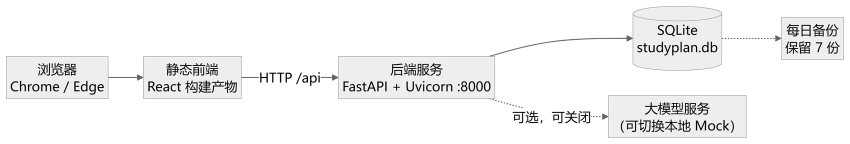
#> input picture docs/03_设计/figures/fig-2-1-deploy.png, 1700 x 288 px, found by its file name (shown at 1/2 size); the run also reads 1 picture not shown here
$ python build_design_figures.py
#> lines starting #> are read from the running program, lines starting #| are printed output that depends on the picture; after the words box and inside, x2 and y2 are one past the last pixel; in counts of white or black regions, pixels touching at a corner belong together
### scripts/build_figures.py
"""生成《软件需求说明书》所需的图表：Mermaid 源文件 + 界面原型 SVG，并栅格化为 PNG。

产物：
    docs/02_需求/figures/fig-x-y.png      插入文档用（约 1600px 宽）
    docs/02_需求/figures/src/fig-x-y.mmd  Mermaid 源文件（可编辑）
    docs/02_需求/figures/src/fig-x-y.svg  原型源文件（可编辑）

渲染方式：Edge headless 截图 → Pillow 去白边裁切。需要本机 Edge。
"""
import json
import os
import re
import subprocess
import sys
import tempfile
from pathlib import Path

from PIL import Image, ImageChops

ROOT = Path(__file__).resolve().parent.parent
FIG_DIR = ROOT / "docs" / "02_需求" / "figures"
SRC_DIR = FIG_DIR / "src"
TMP_DIR = ROOT / ".tmp_figures"

EDGE = r"C:\Program Files (x86)\Microsoft\Edge\Application\msedge.exe"
MERMAID_JS = "file:///D:/Gitproject/RJB_Demo/frontend/node_modules/mermaid/dist/mermaid.min.js"

TARGET_WIDTH = 1700
PAD = 24


# ----------------------------------------------------------------------
# 图源定义
# ----------------------------------------------------------------------
MERMAID_FIGURES = {
    "fig-2-1-context": {
        "skip": True,
        "window": (1800, 1800),
        "src": """flowchart TB
    ST["学生"]
    AD["课程管理员"]
    SYS["学径 StudyPath<br/>课程学习规划辅助系统"]
    LLM["大模型服务<br/>（可切换 Mock）"]

    ST -->|"目标 / 截止 / 可用时间"| SYS
    AD -->|"知识点 / 先修 / 资源"| SYS
    SYS -->|"计划 / 校验 / 进度"| ST
    SYS -->|"追问上下文"| LLM
    LLM -->|"自然语言答复"| SYS""",
    },
    "fig-3-1-function-tree": {
        "skip": True,
        "window": (2400, 2800),
        "src": """flowchart LR
    ROOT["学径 StudyPath<br/>课程学习规划辅助系统"]
    ROOT --- M1["课程内容管理"]
    ROOT --- M2["学习规划"]
    ROOT --- M3["执行与调整"]
    ROOT --- M4["基础支撑"]

    M1 --- A1["F-02 课程信息维护"]
    M1 --- A2["F-03 知识点维护"]
    M1 --- A3["F-04 先修关系维护"]
    M1 --- A4["F-05 课程资源维护"]

    M2 --- B1["F-06 学习约束设定"]
    M2 --- B2["F-07 智能体追问"]
    M2 --- B3["F-08 任务分解与计划生成"]
    M2 --- B4["F-09 计划校验"]

    M3 --- C1["F-10 计划确认与打卡"]
    M3 --- C2["F-11 计划调整"]
    M3 --- C3["F-12 计划版本追溯"]
    M3 --- C4["F-13 计划看板"]

    M4 --- D1["F-01 登录与角色"]
    M4 --- D2["离线演示（Mock Provider）"]
    M4 --- D3["数据备份与恢复"]""",
    },
    "fig-3-2-swimlane": {
        "window": (2800, 1900),
        "src": """flowchart TB
    subgraph L1["课程管理员"]
        direction LR
        A1["维护知识点、先修关系<br/>资源与参考时长"]
        A2["先修图检查<br/>（成环 / 孤立点）"]
        A1 --> A2
    end

    subgraph L2["学生"]
        direction LR
        S1["填写目标、截止日期<br/>可用时间、已掌握"]
        S2["确认计划"]
        S3["逐任务打卡<br/>记录实际用时"]
        S1 --> S2 --> S3
    end

    subgraph L3["智能体（大模型）"]
        direction LR
        G1["追问缺失信息<br/>归一化相对日期"]
        G2["生成冲突说明<br/>与调整建议"]
        G1 --> G2
    end

    subgraph L4["系统（排程与校验引擎）"]
        direction LR
        E1["先修闭包 + 任务分解"]
        E2["按可用时段装箱排程"]
        E3["四项校验"]
        E4["生成计划版本"]
        E5["检测延期 / 目标变更"]
        E1 --> E2 --> E3 --> E4
        E5 --> E1
    end

    S1 --> G1
    G1 --> E1
    A1 -.->|"课程内容"| E1
    E3 -->|"存在冲突"| G2
    G2 --> S2
    E4 --> S2
    S3 --> E5
    E5 -->|"触发调整"| E1""",
    },
    "fig-3-3-usecase": {
        "window": (2600, 1900),
        "src": """flowchart TB
    ST(("学生"))
    AD(("课程管理员"))

    ST --> UC1(["设定学习约束"])
    ST --> UC2(["与智能体对话补全信息"])
    ST --> UC3(["查看计划草案与冲突"])
    ST --> UC4(["确认计划并打卡"])
    ST --> UC5(["发起计划调整"])
    ST --> UC6(["查看计划版本与差异"])

    AD --> UC7(["维护课程与知识点"])
    AD --> UC8(["维护先修关系"])
    AD --> UC9(["维护课程资源"])

    UC2 -.->|"extend"| UC1
    UC1 -.->|"include"| UC3
    UC3 -.->|"include"| UC10(["校验计划（容量/重叠/先修/截止）"])
    UC5 -.->|"include"| UC10
    UC4 -.->|"include"| UC6""",
    },
    "fig-3-9-plan-state": {
        "window": (1600, 2400),
        "src": """stateDiagram-v2
    direction TB
    state "草稿" as Draft
    state "待确认" as Pending
    state "执行中" as Active
    state "已完成" as Done
    state "已归档" as Archived

    [*] --> Draft: 生成计划草案
    Draft --> Pending: 校验通过 / 存在冲突
    Pending --> Draft: 修改约束后重新生成
    Pending --> Active: 学生确认（生成 v1）
    Active --> Active: 打卡记录进度
    Active --> Done: 任务全部完成或超过截止日期
    Active --> Archived: 调整生效（旧版本归档）
    Archived --> [*]
    Done --> [*]""",
    },
    "fig-3-4-sequence": {
        "window": (2600, 2000),
        "src": """sequenceDiagram
    autonumber
    actor S as 学生
    participant W as 前端
    participant B as 后端服务
    participant AG as 智能体（LLM）
    participant EN as 排程与校验引擎
    participant DB as 数据库

    S->>W: 输入目标与时间约束
    W->>B: POST /api/constraints
    B->>DB: 保存约束
    B->>AG: 补全缺失字段
    AG-->>B: 抽取结果 + 追问问题
    B-->>W: SSE 推送追问
    W-->>S: 展示追问
    S->>W: 补充"每周一三五 19:00-21:00"
    W->>B: POST /api/plans/preview
    B->>EN: 先修闭包 + 任务分解
    EN-->>B: 任务列表
    B->>EN: 四项校验
    EN-->>B: 校验报告（含问题码）
    B->>AG: 生成冲突说明
    AG-->>B: 说明文本
    B-->>W: 计划草案 + 校验报告
    W-->>S: 看板展示（冲突任务标红）
    S->>W: 确认计划
    W->>B: POST /api/plans/{id}/confirm
    B->>DB: 写入版本 v1
    B-->>W: 确认成功
    W-->>S: 计划进入执行中""",
    },
    "fig-3-8-er": {
        "window": (2800, 2100),
        "src": """erDiagram
    USER ||--o{ STUDY_PLAN : "拥有"
    USER ||--o{ COURSE : "维护"
    COURSE ||--o{ CONCEPT : "包含"
    COURSE ||--o{ RESOURCE : "包含"
    CONCEPT ||--o{ CONCEPT_RESOURCE : "关联"
    RESOURCE ||--o{ CONCEPT_RESOURCE : "关联"
    CONCEPT ||--o{ PREREQUISITE : "作为先修"
    CONCEPT ||--o{ PREREQUISITE : "作为后继"
    CONCEPT ||--o{ PLAN_TASK : "被安排"
    STUDY_PLAN ||--|{ PLAN_TASK : "拆分为"
    STUDY_PLAN ||--o{ PLAN_VERSION : "形成版本"
    STUDY_PLAN ||--|| CONSTRAINT : "由约束确定"
    PLAN_VERSION ||--o| PLAN_VALIDATION : "记录校验"

    USER {
        int id PK
        string username
        string password_hash
        string role
    }
    COURSE {
        int id PK
        string name
        string semester
    }
    CONCEPT {
        int id PK
        int course_id FK
        string name
        int difficulty
        int reference_minutes
    }
    STUDY_PLAN {
        int id PK
        int student_id FK
        string status
        int current_version
    }
    PLAN_TASK {
        int id PK
        int plan_id FK
        string type
        int estimated_minutes
        string scheduled_date
    }
    PLAN_VERSION {
        int id PK
        int plan_id FK
        int version
        string change_reason
    }""",
    },
}


# ----------------------------------------------------------------------
# 界面原型（SVG）
# ----------------------------------------------------------------------
FONT = "Microsoft YaHei, SimHei, sans-serif"
INK = "#0f172a"
MUTED = "#64748b"
LINE = "#cbd5e1"
TEAL = "#0e7c6b"
TEAL_SOFT = "#e6f4f1"
AMBER = "#b45309"
AMBER_SOFT = "#fef3c7"
RED = "#b91c1c"
RED_SOFT = "#fee2e2"
BG = "#f8fafc"


class Svg:
    def __init__(self, w, h, title=""):
        self.w, self.h, self.title = w, h, title
        self.parts = []

    def rect(self, x, y, w, h, fill="#ffffff", stroke=LINE, rx=6, sw=1, dash=None):
        d = ' stroke-dasharray="%s"' % dash if dash else ""
        self.parts.append(
            '<rect x="%s" y="%s" width="%s" height="%s" rx="%s" fill="%s" stroke="%s" stroke-width="%s"%s/>'
            % (x, y, w, h, rx, fill, stroke, sw, d)
        )

    def text(self, x, y, s, size=13, fill=INK, anchor="start", weight="normal"):
        s = s.replace("&", "&amp;").replace("<", "&lt;").replace(">", "&gt;")
        self.parts.append(
            '<text x="%s" y="%s" font-family="%s" font-size="%s" fill="%s" text-anchor="%s" font-weight="%s">%s</text>'
            % (x, y, FONT, size, fill, anchor, weight, s)
        )

    def line(self, x1, y1, x2, y2, stroke=LINE, sw=1, dash=None):
        d = ' stroke-dasharray="%s"' % dash if dash else ""
        self.parts.append(
            '<line x1="%s" y1="%s" x2="%s" y2="%s" stroke="%s" stroke-width="%s"%s/>'
            % (x1, y1, x2, y2, stroke, sw, d)
        )

    def arrow(self, x1, y1, x2, y2, stroke="#94a3b8", dash=None, double=False):
        d = ' stroke-dasharray="%s"' % dash if dash else ""
        start = ' marker-start="url(#arr)"' if double else ""
        self.parts.append(
            '<line x1="%s" y1="%s" x2="%s" y2="%s" stroke="%s" stroke-width="1.4"'
            ' marker-end="url(#arr)"%s%s/>' % (x1, y1, x2, y2, stroke, start, d)
        )

    def svg(self):
        defs = (
            '<defs><marker id="arr" viewBox="0 0 10 10" refX="9" refY="5"'
            ' markerWidth="7" markerHeight="7" orient="auto-start-reverse">'
            '<path d="M 0 0 L 10 5 L 0 10 z" fill="#94a3b8"/></marker></defs>'
        )
        return (
            '<svg xmlns="http://www.w3.org/2000/svg" width="%d" height="%d" viewBox="0 0 %d %d">'
            '<rect width="%d" height="%d" fill="#ffffff"/>%s%s</svg>'
            % (self.w, self.h, self.w, self.h, self.w, self.h, defs, "".join(self.parts))
        )


# [307 lines left out: functions chrome, sidebar, field, button, wire_wizard, wire_board and 3 more, not called in this run]


WIREFRAMES = {
    "fig-2-1-context": draw_context,
    "fig-3-1-function-tree": draw_function_tree,
    "fig-3-5-wizard": wire_wizard,
    "fig-3-6-board": wire_board,
    "fig-3-7-admin": wire_admin,
}


# ----------------------------------------------------------------------
# 渲染
# ----------------------------------------------------------------------
def html_for_mermaid(src, window):
    return """<!doctype html>
<html><head><meta charset="utf-8"><style>
html,body{margin:0;padding:20px;background:#fff;}
#d{display:inline-block;}
</style>
<script src="%s"></script></head>
<body><div id="d"></div>
<script>
const src = %s;
mermaid.initialize({
  startOnLoad: false,
  theme: "neutral",
  securityLevel: "loose",
  fontFamily: '"Microsoft YaHei", "SimHei", sans-serif',
  themeVariables: { fontSize: "26px", fontFamily: '"Microsoft YaHei", "SimHei", sans-serif' },
  flowchart: { htmlLabels: true, curve: "basis", nodeSpacing: 50, rankSpacing: 70, useMaxWidth: false },
  sequence: { showSequenceNumbers: false, actorFontSize: 15, noteFontSize: 14, messageFontSize: 14, useMaxWidth: false },
  er: { fontSize: 15, useMaxWidth: false },
  state: { fontSize: 15, useMaxWidth: false }
});
mermaid.render("theGraph", src).then(({svg}) => {
  document.getElementById("d").innerHTML = svg;
}).catch(e => { document.getElementById("d").textContent = "RENDER_ERROR: " + e; });
</script></body></html>""" % (MERMAID_JS, json.dumps(src, ensure_ascii=False))


def html_for_svg(svg, window):
    return """<!doctype html>
<html><head><meta charset="utf-8"><style>html,body{margin:0;padding:0;background:#fff}</style></head>
<body>%s</body></html>""" % svg


def shoot(html, out_png, window):
    """用 Edge headless 截图。"""
#> (the call stopped at in shoot, `proc = subprocess.run(cmd, capture_output=True, text=True, timeout=120)`: subprocess is not available in this run)
    with tempfile.TemporaryDirectory() as td:
        page = Path(td) / "fig.html"
        page.write_text(html, encoding="utf-8")
        profile = Path(td) / "profile"
        cmd = [
            EDGE,
            "--headless=new",
            "--disable-gpu",
            "--hide-scrollbars",
            "--no-first-run",
            "--no-default-browser-check",
            "--force-device-scale-factor=2",
            "--virtual-time-budget=6000",
            "--user-data-dir=%s" % profile,
            "--window-size=%d,%d" % window,
            "--screenshot=%s" % out_png,
            page.as_uri(),
        ]
        proc = subprocess.run(cmd, capture_output=True, text=True, timeout=120)
        if proc.returncode != 0 and not Path(out_png).exists():
            raise RuntimeError("Edge 截图失败: %s" % (proc.stderr or proc.stdout)[:500])


def trim_and_save(src_png, dst_png):
    im = Image.open(src_png).convert("RGB")
#> im is the input picture: PIL image 1700x288 RGB; min 0, max 255, mean 243.1
    diff = ImageChops.difference(im, Image.new("RGB", im.size, (255, 255, 255)))
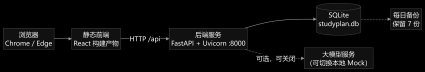
#> diff: PIL image 1700x288 RGB (shown at 1/4 size); min 0, max 255, mean 11.9
    mask = diff.convert("L").point(lambda v: 255 if v > 12 else 0)
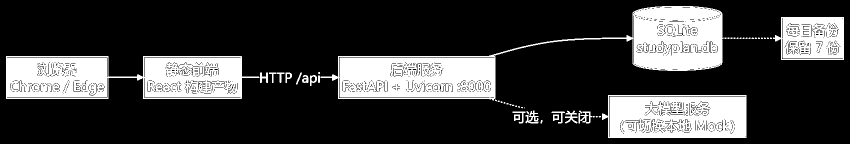
#> mask: PIL image 1700x288 L (shown at 1/2 size); 23.1% white; 55 white regions (33 under 20 px), largest, box (x1, y1, x2, y2) and area: (641, 12, 1447, 201) 46873, (12, 112, 519, 198) 31769, (1204, 190, 1493, 276) 21861
    bbox = mask.getbbox()
#> bbox = (12, 12, 1688, 276)
    if bbox is None:
        raise RuntimeError("渲染结果为空（可能是语法错误或被裁掉）")
    clipped = bbox[2] >= im.width - 2 or bbox[3] >= im.height - 2
#> clipped = False
#> (the rest of the program and of its run is left out)
